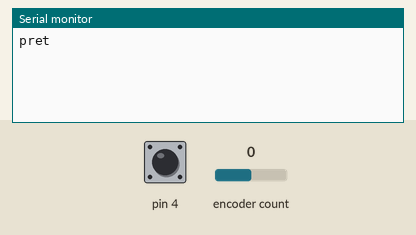
A sketch run on a simulated Arduino Uno, built with avr-gcc and run on an emulated ATmega328P. Parts: the last lines printed to the serial monitor. The inputs (shaded band) are chosen by the test bench; at power-on: encoder count 0, pin 4 HIGH.

Above: at 1.2 s.
1.3 s: encoder count set to 1
At 2.4 s:
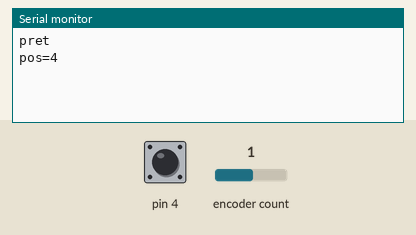
2.8 s: pin 4 pulled LOW for 0.15 s
At 3.6 s:
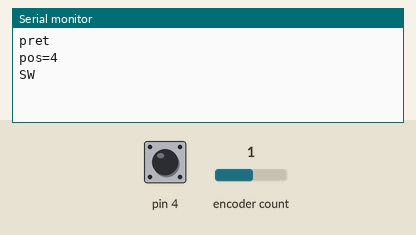
4.4 s: encoder count set to 2
At 4.8 s:
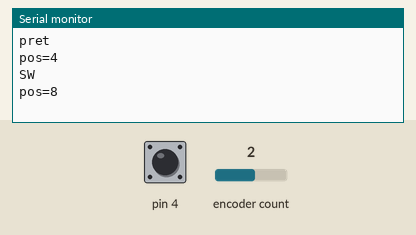

The sketch:

ky040_encoder.ino
```cpp
// Encodeur KY-040 lu par la bibliothèque Encoder (Paul Stoffregen) : CLK sur D2, DT sur D3 (deux interruptions),
// bouton SW sur D4. Trois crans dans le sens horaire puis un dans l'autre sens : 4 fronts par cran.
// Encoder(DT, CLK) : le sens horaire compte en positif.
// module: {"type":"ky040","pins":{"CLK":"D2","DT":"D3","SW":"D4"}}
// event: 200 encTurn ky040 [1, 3]
// event: 500 encTurn ky040 [-1, 1]
// event: 700 encPress ky040 [true]
// run-ms: 900
// expect: pos=12
// expect: pos=8
// expect: SW
// not-expect: pos=-
#include <Encoder.h>
Encoder molette(3, 2);
long avant = 0;
void setup() {
  Serial.begin(115200);
  pinMode(4, INPUT_PULLUP);
  Serial.println("pret");
}
void loop() {
  long p = molette.read();
  if (p != avant) { avant = p; if (p % 4 == 0) { Serial.print("pos="); Serial.println(p); } }
  if (digitalRead(4) == LOW) { Serial.println("SW"); delay(300); }
}
```

Measured:
- after the input at 1.3 s, the serial monitor: prints a new line at once (image 1)
- after the input at 2.8 s, the serial monitor: prints a new line at once (image 2)
- after the input at 4.4 s, the serial monitor: prints a new line at once (image 3)
